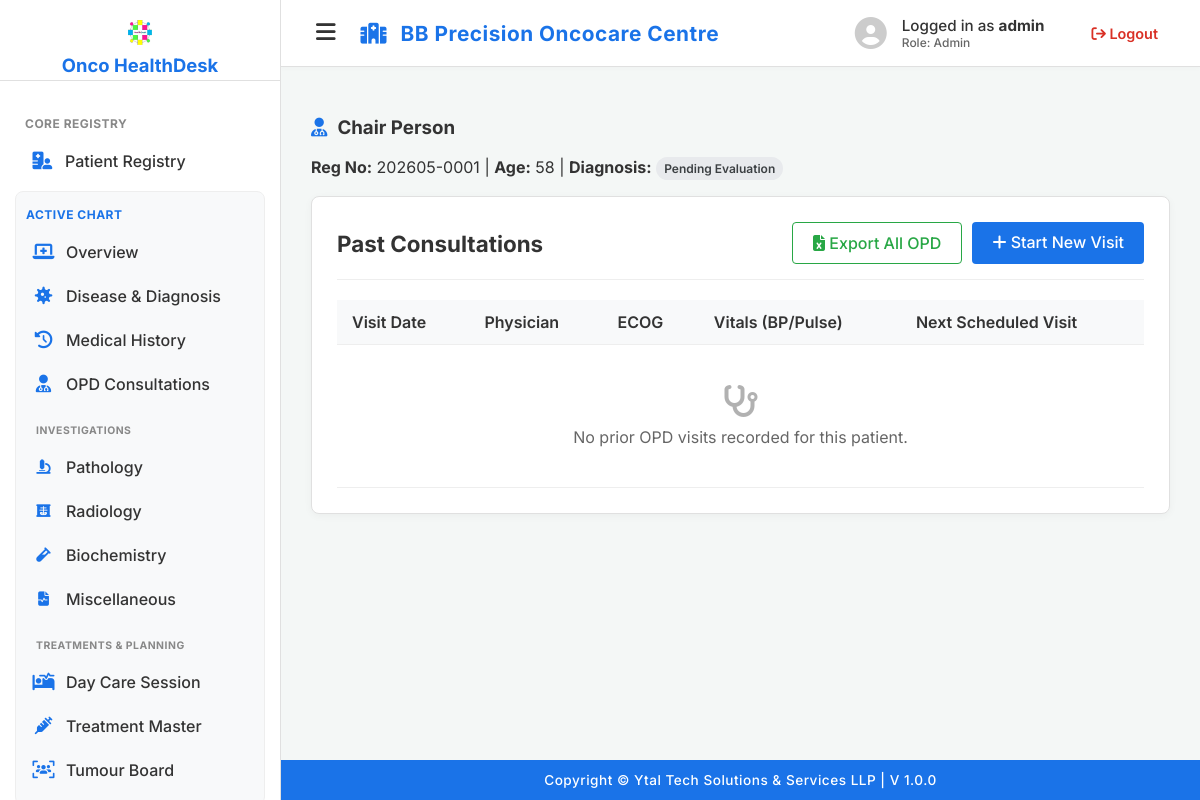
Page /patient/1/opd_consultations (signed in) on the committed database.
### app.py (models this page shows)
class Patient(db.Model):
    id = db.Column(db.Integer, primary_key=True)
    registration_number = db.Column(db.String(20), unique=True, nullable=False)
    first_name, middle_name, last_name = db.Column(db.String(50), nullable=False), db.Column(db.String(50)), db.Column(db.String(50), nullable=False)
    dob, gender, blood_group, religion, education = db.Column(db.Date, nullable=False), db.Column(db.String(10), nullable=False), db.Column(db.String(5)), db.Column(db.String(50)), db.Column(db.String(50))
    mobile_number, alt_mobile_number, email = db.Column(db.String(15), nullable=False), db.Column(db.String(15)), db.Column(db.String(120))
    id_proof, id_proof_number = db.Column(db.String(50)), db.Column(db.String(50))
    emg_contact_name, emg_contact_mobile, emg_contact_email = db.Column(db.String(100)), db.Column(db.String(15)), db.Column(db.String(120))
    address_house, address_society, address_area, address_city, address_state, address_country, address_pincode = db.Column(db.String(100)), db.Column(db.String(100)), db.Column(db.String(100)), db.Column(db.String(50)), db.Column(db.String(50)), db.Column(db.String(50)), db.Column(db.String(20))
    ref_physician_name, ref_physician_contact = db.Column(db.String(100)), db.Column(db.String(15))
    primary_diagnosis, created_on = db.Column(db.String(200), default="Pending Evaluation"), db.Column(db.DateTime, default=datetime.utcnow)
    medical_history = db.relationship('MedicalHistory', backref='patient', uselist=False)
    opd_visits = db.relationship('OpdConsultation', backref='patient', lazy=True, order_by="OpdConsultation.visit_date.desc()")
    pathology_records = db.relationship('PathologyRecord', backref='patient', lazy=True, order_by="PathologyRecord.record_date.desc()")
    radiology_records = db.relationship('RadiologyRecord', backref='patient', lazy=True, order_by="RadiologyRecord.record_date.desc()")
    biochemistry_records = db.relationship('BiochemistryRecord', backref='patient', lazy=True, order_by="BiochemistryRecord.record_date.desc()")
    miscellaneous_records = db.relationship('MiscellaneousRecord', backref='patient', lazy=True, order_by="MiscellaneousRecord.record_date.desc()")
    disease_records = db.relationship('DiseaseDiagnosis', backref='patient', lazy=True, order_by="DiseaseDiagnosis.date_of_diagnosis.desc()")
    day_care_protocols = db.relationship('PatientProtocol', backref='patient', lazy=True, order_by="PatientProtocol.start_date.desc()")
    treatment_records = db.relationship('TreatmentRecord', backref='patient', lazy=True, order_by="TreatmentRecord.record_date.desc()")
    tumour_board_records = db.relationship('TumourBoardRecord', backref='patient', lazy=True, order_by="TumourBoardRecord.board_date.desc()")
    invoices = db.relationship('Invoice', backref='patient', lazy=True, order_by="Invoice.invoice_date.desc()")
    appointments = db.relationship('Appointment', backref='patient', lazy=True, order_by="Appointment.appointment_date.desc(), Appointment.appointment_time.desc()")
    @property
    def age(self):
        today = date.today()
        return today.year - self.dob.year - ((today.month, today.day) < (self.dob.month, self.dob.day))

### app.py (the view)
@app.route('/patient/<int:patient_id>/opd_consultations')
@login_required
def opd_consultations(patient_id): return render_template('opd_dashboard.html', patient=Patient.query.get_or_404(patient_id), visits=Patient.query.get_or_404(patient_id).opd_visits, user=session)

### app.py (called while the page is built)
def login_required(f):
    @wraps(f)
    def decorated_function(*args, **kwargs):
        if 'user_id' not in session: return redirect(url_for('login'))
        return f(*args, **kwargs)
    return decorated_function

### templates/opd_dashboard.html (shortened to what this page needs)
{% extends "base_layout.html" %}
{% block content %}
<div class="patient-banner">
    <div class="patient-banner-data" style="width: 100%;">
        <h3><i class="fa-solid fa-user-doctor" style="color: var(--primary-accent); margin-right: 10px;"></i>{{ patient.first_name }} {{ patient.last_name }}</h3>
        <p style="margin-top: 5px;">
            <strong>Reg No:</strong> {{ patient.registration_number }} |
            <strong>Age:</strong> {{ patient.age }} |
            <strong>Diagnosis:</strong> <span class="badge badge-grey">{{ patient.primary_diagnosis }}</span>
        </p>
    </div>
</div>
<div class="panel-card">
    <div class="panel-header" style="display: flex; justify-content: space-between; align-items: center;">
        <h2>Past Consultations</h2>
        <div style="display: flex; gap: 10px;">
            {% if user.role == 'Admin' %}
                <a href="{{ url_for('export_opd') }}" class="btn-secondary" style="color: #28a745; border-color: #28a745;"><i class="fa-solid fa-file-excel"></i> Export All OPD</a>
            {% endif %}
            <a href="{{ url_for('opd_new', patient_id=patient.id) }}" class="btn-primary"><i class="fa-solid fa-plus"></i> Start New Visit</a>
        </div>
    </div>
    <div style="overflow-x: auto; margin-top: 15px;">
        <table class="data-table">
            <thead>
                <tr>
                    <th>Visit Date</th>
                    <th>Physician</th>
                    <th>ECOG</th>
                    <th>Vitals (BP/Pulse)</th>
                    <th>Next Scheduled Visit</th>
                </tr>
            </thead>
            <tbody>
                {% for visit in visits %}
                <tr>
                    <td style="font-weight: 600; color: var(--primary-accent);">{{ visit.visit_date.strftime('%d-%b-%Y') }}</td>
                    <td>{{ visit.created_by }}</td>
                    <td><span class="badge" style="background: #e8eaed; color: #1f1f1f;">PS {{ visit.ecog or '-' }}</span></td>
                    <td>{{ visit.bp or '-' }} mmHg / {{ visit.pulse or '-' }} bpm</td>
                    <td>{{ visit.next_visit_date.strftime('%d-%b-%Y') if visit.next_visit_date else 'Not Scheduled' }}</td>
                </tr>
                {% else %}
                <tr>
                    <td colspan="5" style="text-align: center; padding: 40px; color: var(--text-muted);">
                        <i class="fa-solid fa-stethoscope fa-2x" style="margin-bottom: 10px; opacity: 0.5; display: block;"></i>
                        No prior OPD visits recorded for this patient.
                    </td>
                </tr>
                {% endfor %}
            </tbody>
        </table>
    </div>
</div>
{% endblock %}

### templates/base_layout.html (style rules this page uses)
:root { --primary-accent: #1a73e8; --sidebar-bg: #ffffff; --sidebar-hover: #e8f0fe; --sidebar-text: #333333; --bg-color: #f4f7f6; --text-dark: #333333; --text-muted: #666666; --border-color: #e0e0e0; }
body { margin: 0; font-family: 'Inter', sans-serif; background-color: var(--bg-color); color: var(--text-dark); display: flex; height: 100vh; overflow: hidden; }
.panel-card { background: #fff; padding: 25px; border-radius: 8px; box-shadow: 0 2px 8px rgba(0,0,0,0.04); margin-bottom: 25px; border: 1px solid var(--border-color); }
.panel-header { display: flex; justify-content: space-between; align-items: center; margin-bottom: 20px; border-bottom: 1px solid #eee; padding-bottom: 15px; }
.panel-header h2 { margin: 0; font-size: 1.4rem; color: var(--text-dark); }
.btn-primary { background: var(--primary-accent); color: white; padding: 10px 20px; border-radius: 4px; text-decoration: none; border: none; font-weight: 500; cursor: pointer; display: inline-block; transition: opacity 0.2s; }
.btn-secondary { background: transparent; color: var(--text-muted); border: 1px solid #ccc; padding: 10px 20px; border-radius: 4px; text-decoration: none; font-weight: 500; cursor: pointer; display: inline-block; transition: all 0.2s; }
.data-table { width: 100%; border-collapse: collapse; background: #fff; }
.data-table th, .data-table td { padding: 12px 15px; text-align: left; border-bottom: 1px solid #eee; }
.data-table th { background: #f8f9fa; font-weight: 600; color: var(--text-dark); }
.badge { display: inline-block; padding: 4px 8px; border-radius: 12px; font-size: 0.75rem; font-weight: 600; }
.badge-grey { background: #e8eaed; color: #3c4043; }

### rows in the picture
Patient: first_name "Chair", last_name "Person", registration_number "202605-0001", age "58", primary_diagnosis "Pending Evaluation"

### other values in the picture
{{ user.username }} "admin"
{{ user.role }} "Admin"
